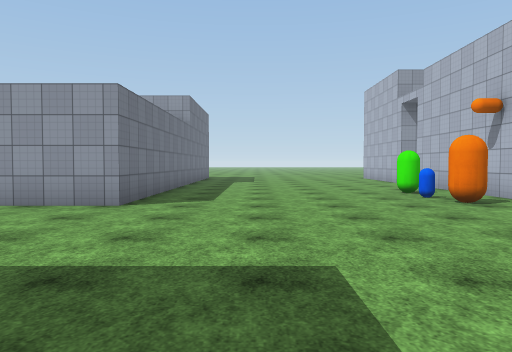
View 1 (above)

22 first-person views from a walk through a Unity game level. The camera is 1.4 m above the floor, tilts 2° down and sees 70° across. The floor is counted in squares, 2 m on a side. Each view is taken from the middle of a square. On the plan, view 1 faces up. The plan holds only what a view shows up to about 11 squares ahead; the rest is blank. The place goes on beyond the plan. Surface patterns are stand-ins for the level's own textures.

View 2
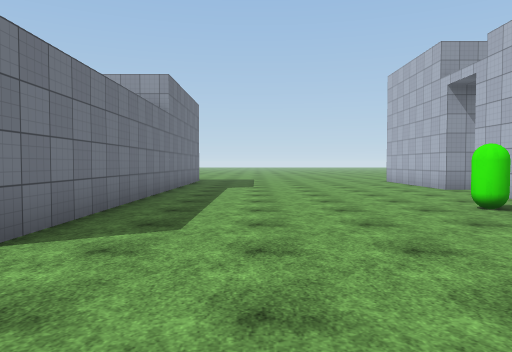

View 3
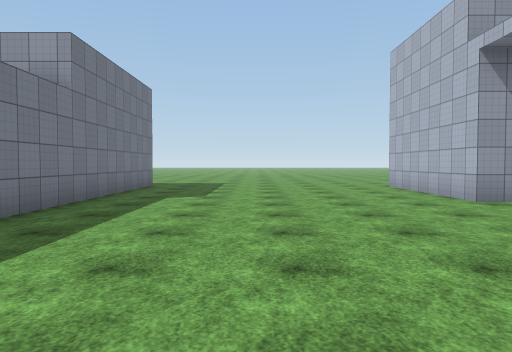

View 4
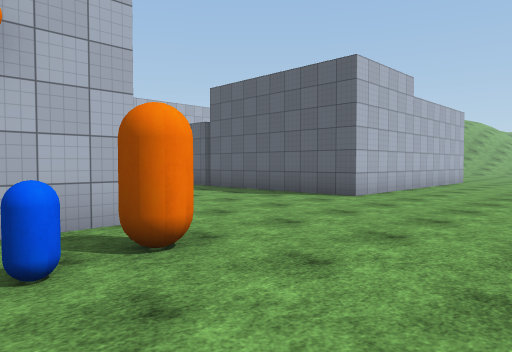

View 5
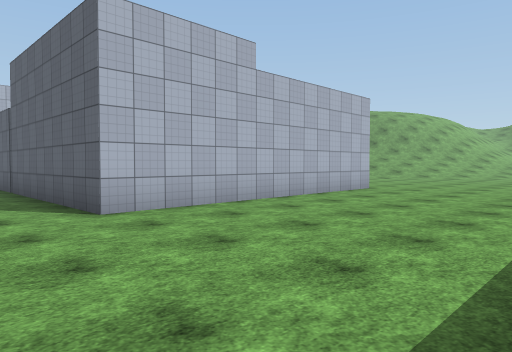

View 6
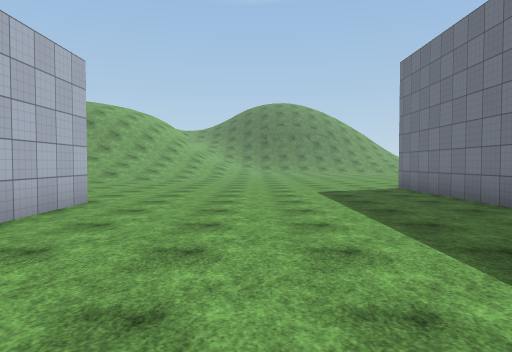

View 7
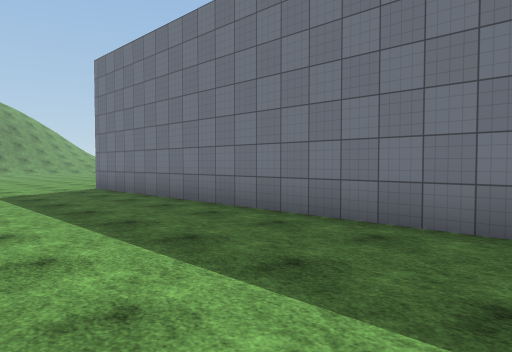

View 8
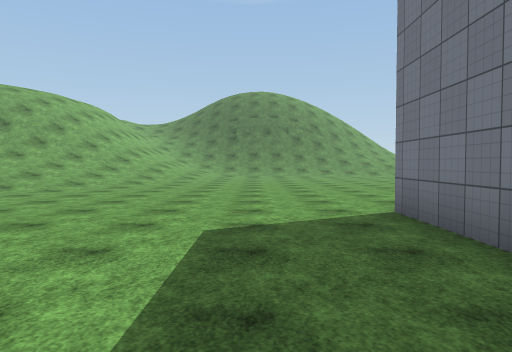

View 9
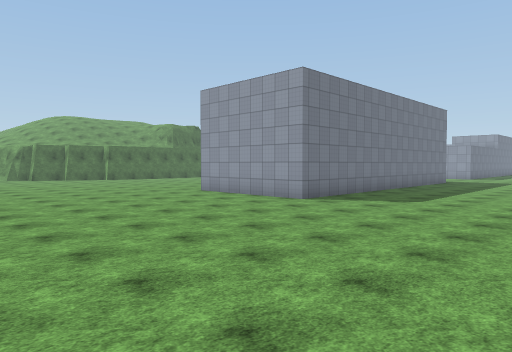

View 10
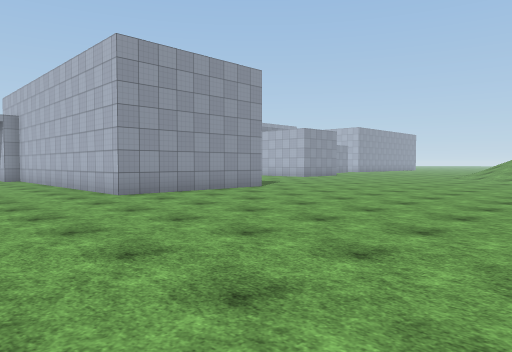

View 11
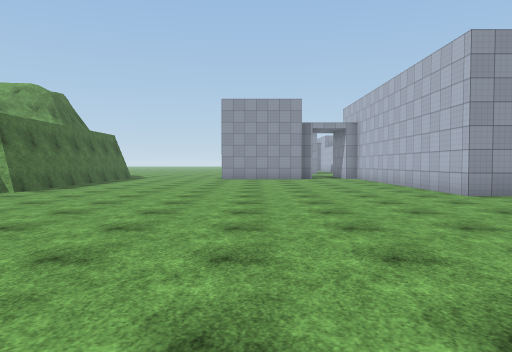

View 12
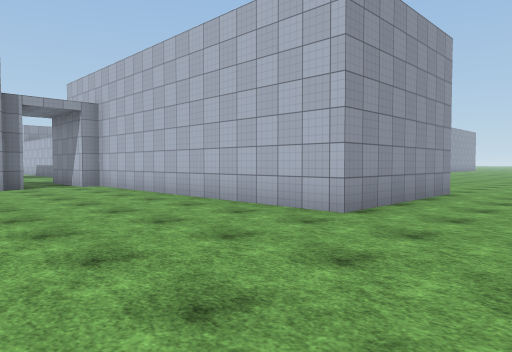

View 13
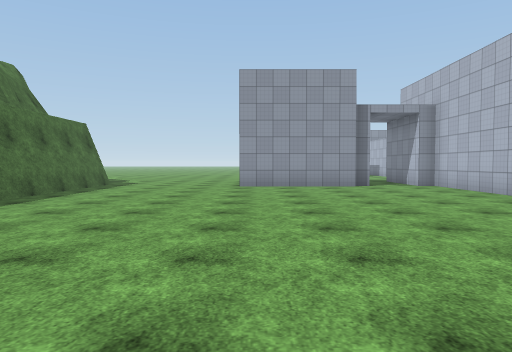

View 14
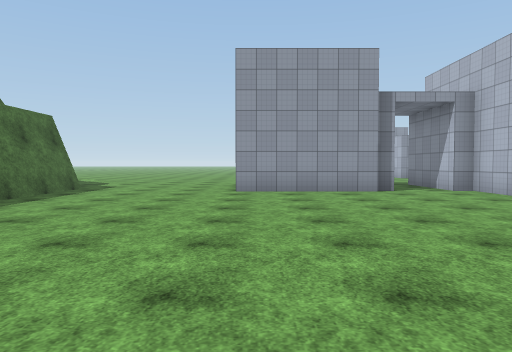

View 15
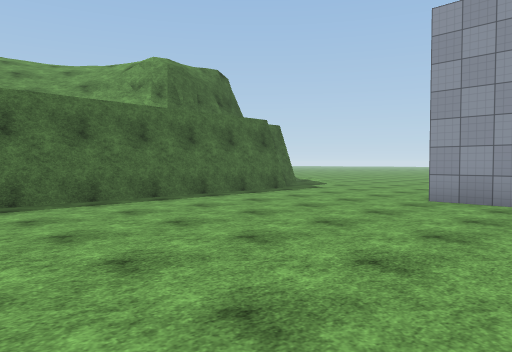

View 16
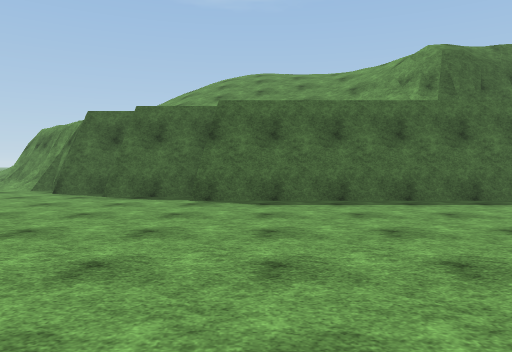

View 17
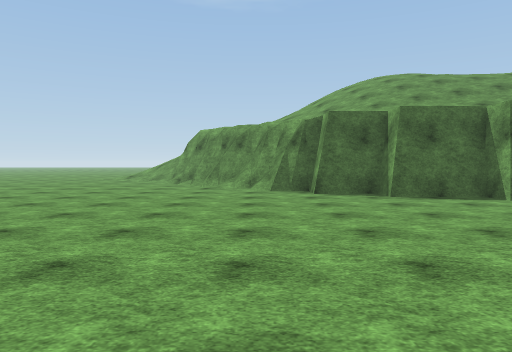

View 18
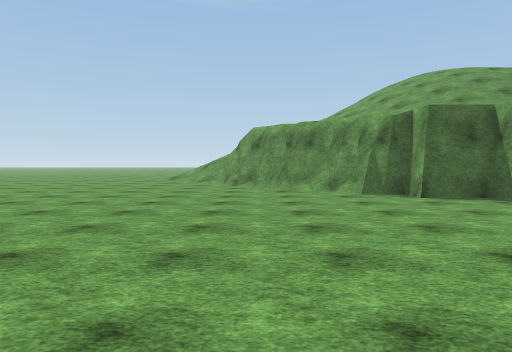

View 19
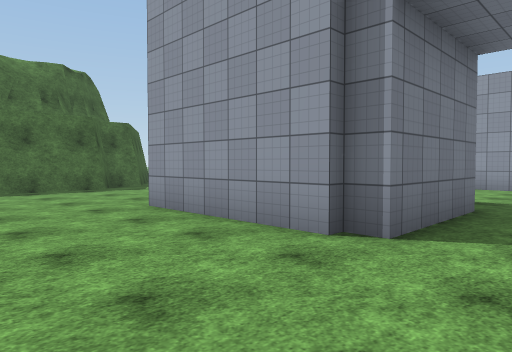

View 20
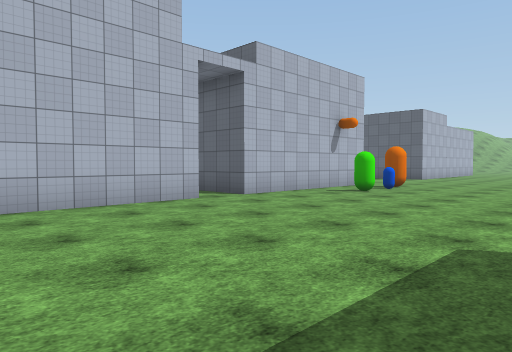

View 21
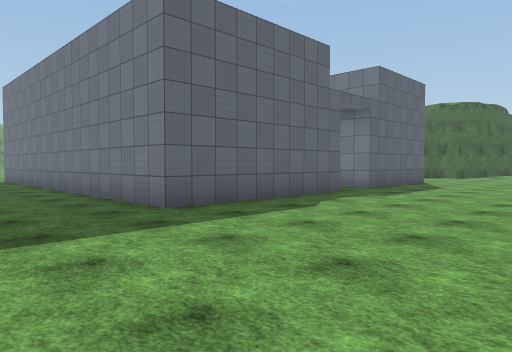

View 22
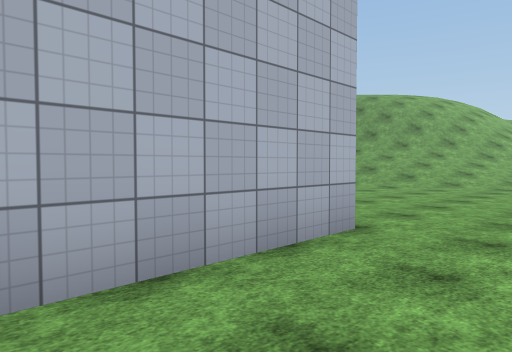

### Floor plan
Key: @ floor where view 1 was taken; # wall or solid block; . main floor; : floor 4 m higher than the main floor; / step, stairs or slope; = window, fence, low wall or low ledge; v drop or lower ground; C green capsule; B blue capsule; R orange capsule.
Columns run from 21 left of view 1 to 6 right of it. Each row starts with its distance up from view 1.
 17                   #.......#
 16                   #.......#
 15                   #.......#
 14                   #.......#
 13                   #.......##
 12                   #.........
 11                   #.......##
 10                   #.......#
  9                   #......C#
  8                   #.......#
  7                   #.....B.#
  6            ##    ##......R#
  5             . ..............
  4           ..................
  3           ..................
  2            .................
  1       ..   ##.######......##
  0   =#.....   #.#    #.@....#
 -1  v###....   #.##   #......#
 -2  /#:v....####..#   #......#
 -3  /#:v..........#   #......#
 -4 //# v..........#   #......#
 -5 /// v..........#   #......#
 -6 //  v..........#   #......#
 -7 //  v..........#   #.......
 -8 //  v..........#   #........
 -9 // ##..........#   #........
-10 // #...........#####........
-11 / v#........................
-12 //#.........................
-13 /##.........................
-14 ##/......................../
-15 =/........................//
-16 /........................///
-17 .........................
-18 ......... .....       .. /

Where each view was taken, in squares from view 1:
view 1: 0 up, 0 right, facing up
view 2: 3 up, 0 right, facing up
view 3: 6 up, 1 right, facing up
view 4: 8 up, 1 right, facing down-right
view 5: 3 up, 0 right, facing down-right
view 6: 0 up, 2 right, facing down
view 7: 0 up, 2 right, facing down-left
view 8: 5 down, 0 right, facing down
view 9: 18 down, 4 right, facing up-left
view 10: 18 down, 10 left, facing up-right
view 11: 18 down, 11 left, facing up
view 12: 13 down, 11 left, facing up-right
view 13: 13 down, 12 left, facing up
view 14: 11 down, 12 left, facing up
view 15: 9 down, 10 left, facing up-left
view 16: 8 down, 10 left, facing left
view 17: 14 down, 10 left, facing left
view 18: 16 down, 11 left, facing left
view 19: 5 down, 7 left, facing up-left
view 20: 17 up, 1 left, facing down-right
view 21: 6 up, 1 right, facing down-left
view 22: 3 down, 3 right, facing down-right
